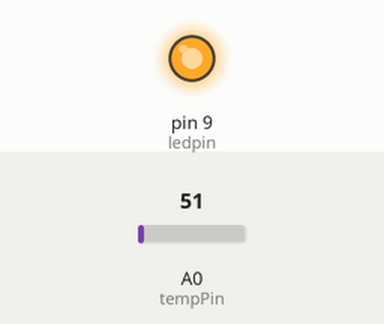
Recording of a sketch running on a simulated Arduino Uno, built with avr-gcc and run on an emulated ATmega328P. Shown: output pins drawn as LEDs (lit = HIGH). The inputs (shaded band) are chosen by the test bench; at power-on: A0 (tempPin) = 51. What the sketch prints to the serial monitor is not drawn.

Above: at 1.2 s.
1.3 s: A0 (tempPin) set to 22
2.8 s: A0 (tempPin) set to 19
Timing chart, 0 to 5.8 s (numbered marks = the images above; inputs shaded):
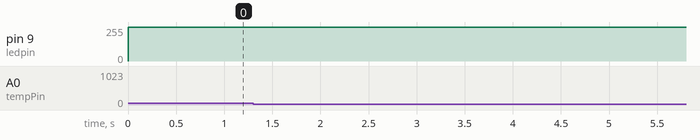

The sketch:

pwm.ino
```cpp
int freq = 1000;
float pwm = 0.99;
float max_pwm = 1;
float pwm_step = 0.05;
int ledpin = 9;
int duty;
int val;
int tempPin = A0;
int timeForOneDC = 1000;   //in miliseconds
float get_temp();
void setup()
{
  pinMode(ledpin, OUTPUT);
  Serial.begin(9600);
}

void loop()
{
  analogWrite(ledpin, pwm*255);
  float curr_temp = get_temp();
//  while (1)
//  {
//    duty = pwm * 255;
//    if (duty >= 255)
//    {
//      pwm = 0.0;
//    }
//
//    analogWrite(ledpin, duty);
//    delay(2000);
//    pwm = pwm + pwm_step;
//  }

}


float get_temp()
{
  val = analogRead(tempPin);
  float mv = ( val / 1024.0) * 5000;
  float cel = mv / 10;

  Serial.print("TEMPRATURE = ");
  Serial.print(cel);
  Serial.print("*C");
  Serial.println();

  return cel;
}
```

Measured:
- after the input at 1.3 s, every drawn part: stays the same
- after the input at 2.8 s, every drawn part: stays the same
